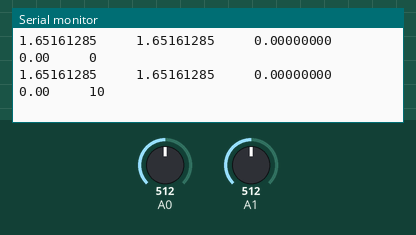
This sketch was run on a simulated Arduino Uno, built with avr-gcc and run on an emulated ATmega328P. On the bench: the last lines printed to the serial monitor. The test bench sets the inputs (shaded band); at power-on: A0 = 512, A1 = 512.

Above: at 1.2 s.
1.3 s: A0 set to 716
At 2.6 s:
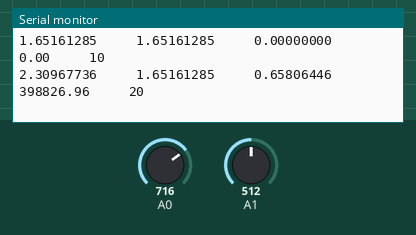
2.8 s: A1 set to 716
At 3.8 s:
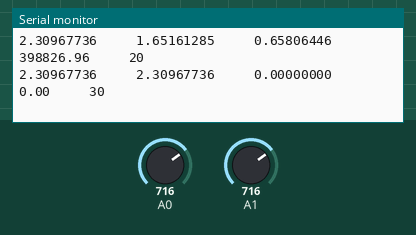
4.3 s: A0 set to 900
At 5.6 s:
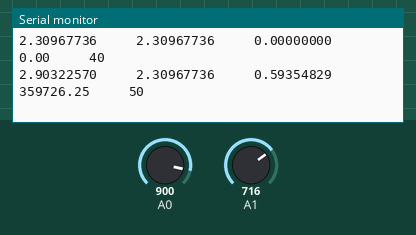
5.8 s: A1 set to 900
At 6.8 s:
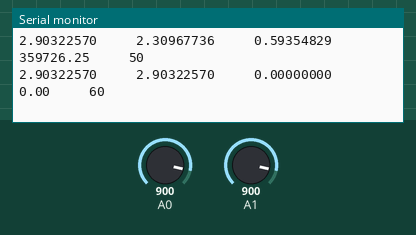
Timing chart, 0 to 8.3 s (numbered marks = the images above; inputs shaded):
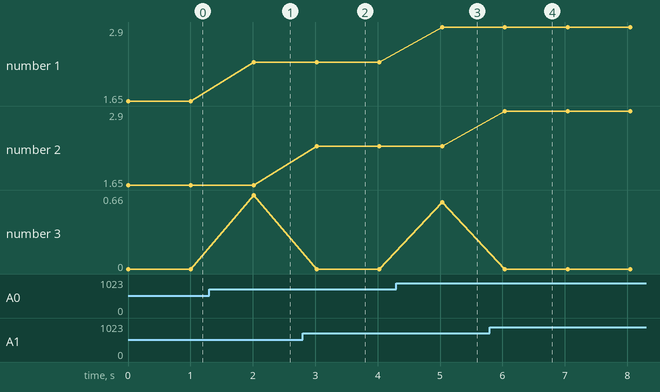

Measured:
- after the input at 1.3 s, the serial monitor: prints a new line after 0.71 s (image 1)
- after the input at 2.8 s, the serial monitor: prints a new line after 0.22 s (image 2)
- after the input at 4.3 s, the serial monitor: prints a new line after 0.73 s (image 3)
- after the input at 5.8 s, the serial monitor: prints a new line after 0.24 s (image 4)
- plotted number 1: 1.65 → 2.31 after the input at 1.3 s, 2.31 → 2.9 after the input at 4.3 s
- plotted number 3: 0 → 0.66 after the input at 1.3 s, 0 → 0.59 after the input at 4.3 s

The sketch:

Test_digital_potentiometer.ino
```cpp
#include <Wire.h> // Library for using simple I2C commands for the digi potentiometer

byte val = 0;

void setup() {
  // put your setup code here, to run once:
  Serial.begin(9600);
  pinMode(A0, INPUT);
  pinMode(A1, INPUT);
  Wire.begin();
}


void loop() {
  for (int i = 0; i < 255; i++) {
    int readingPos [10];
    int readingNeg [10];
    Wire.beginTransmission(44); // transmit to device #44 (0x2c)
    Wire.write(0);            // sends instruction byte
    Wire.write(val);             // sends potentiometer value byte
    //Wire.endTransmission();     // stop
    for (int i = 0; i < 10; i++) {
      readingPos [i] = analogRead(A0);
      readingNeg [i] = analogRead(A1);
    }
    float averageReadPos = average(readingPos, 10);
    float averageReadNeg = average(readingNeg, 10);
    float voltsPos  = averageReadPos * (3.3 / 1023.0);
    float voltsNeg  = averageReadNeg * (3.3 / 1023.0);
    float current = 3.3 / 2000000.0;
    float resistance  = (voltsPos - voltsNeg) / current;
    Serial.print (voltsPos, 8);
    Serial.print("     ");
    Serial.print (voltsNeg, 8);
    Serial.print("     ");
    Serial.print (voltsPos - voltsNeg, 8);
    Serial.print("     ");
    Serial.print(resistance);
    Serial.print("     ");
    Serial.println(val);
    delay(1000);
    val = val + 10;
  }
}

float average (int array[], int num_reads) {
  int sum = 0;
  int average;
  for (int i = 0; i < num_reads; i++) {
    sum = array[i] + sum;
  }
  average = sum / num_reads;
  return average;
}
```
